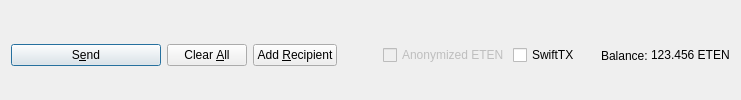
         <widget class="QFrame" name="frame_Send">
          <layout class="QHBoxLayout" name="horizontalLayout">
           <property name="bottomMargin">
            <number>0</number>
           </property>
           <item>
            <widget class="QPushButton" name="sendButton">
             <property name="minimumSize">
              <size>
               <width>150</width>
               <height>0</height>
              </size>
             </property>
             <property name="toolTip">
              <string>Confirm the send action</string>
             </property>
             <property name="text">
              <string>S&amp;end</string>
             </property>
             <property name="icon">
              <iconset resource="../etern.qrc">
               <normaloff>:/icons/send</normaloff>:/icons/send</iconset>
             </property>
             <property name="autoDefault">
              <bool>false</bool>
             </property>
             <property name="default">
              <bool>true</bool>
             </property>
            </widget>
           </item>
           <item>
            <widget class="QPushButton" name="clearButton">
             <property name="sizePolicy">
              <sizepolicy hsizetype="Minimum" vsizetype="Fixed">
               <horstretch>0</horstretch>
               <verstretch>0</verstretch>
              </sizepolicy>
             </property>
             <property name="toolTip">
              <string>Clear all fields of the form.</string>
             </property>
             <property name="text">
              <string>Clear &amp;All</string>
             </property>
             <property name="icon">
              <iconset resource="../etern.qrc">
               <normaloff>:/icons/remove</normaloff>:/icons/remove</iconset>
             </property>
             <property name="autoDefault">
              <bool>false</bool>
             </property>
            </widget>
           </item>
           <item>
            <widget class="QPushButton" name="addButton">
             <property name="toolTip">
              <string>Send to multiple recipients at once</string>
             </property>
             <property name="text">
              <string>Add &amp;Recipient</string>
             </property>
             <property name="icon">
              <iconset resource="../etern.qrc">
               <normaloff>:/icons/add</normaloff>:/icons/add</iconset>
             </property>
             <property name="autoDefault">
              <bool>false</bool>
             </property>
            </widget>
           </item>
           <item>
            <spacer name="horizontalSpacer">
             <property name="orientation">
              <enum>Qt::Horizontal</enum>
             </property>
             <property name="sizeHint" stdset="0">
              <size>
               <width>40</width>
               <height>20</height>
              </size>
             </property>
            </spacer>
           </item>
           <item>
            <layout class="QHBoxLayout" name="horizontalLayout_2">
             <property name="spacing">
              <number>3</number>
             </property>
             <item>
              <widget class="QCheckBox" name="checkzETEN">
               <property name="enabled">
                <bool>false</bool>
               </property>
               <property name="text">
                <string>Anonymized ETEN</string>
               </property>
              </widget>
             </item>
             <item>
              <widget class="QCheckBox" name="checkSwiftTX">
               <property name="enabled">
                <bool>true</bool>
               </property>
               <property name="minimumSize">
                <size>
                 <width>85</width>
                 <height>0</height>
                </size>
               </property>
               <property name="text">
                <string>SwiftTX</string>
               </property>
              </widget>
             </item>
             <item>
              <widget class="QLabel" name="label">
               <property name="text">
                <string>Balance:</string>
               </property>
              </widget>
             </item>
             <item>
              <widget class="QLabel" name="labelBalance">
               <property name="sizePolicy">
                <sizepolicy hsizetype="Preferred" vsizetype="Fixed">
                 <horstretch>0</horstretch>
                 <verstretch>0</verstretch>
                </sizepolicy>
               </property>
               <property name="cursor">
                <cursorShape>IBeamCursor</cursorShape>
               </property>
               <property name="text">
                <string notr="true">123.456 ETEN</string>
               </property>
               <property name="textInteractionFlags">
                <set>Qt::LinksAccessibleByMouse|Qt::TextSelectableByKeyboard|Qt::TextSelectableByMouse</set>
               </property>
              </widget>
             </item>
            </layout>
           </item>
          </layout>
         </widget>
